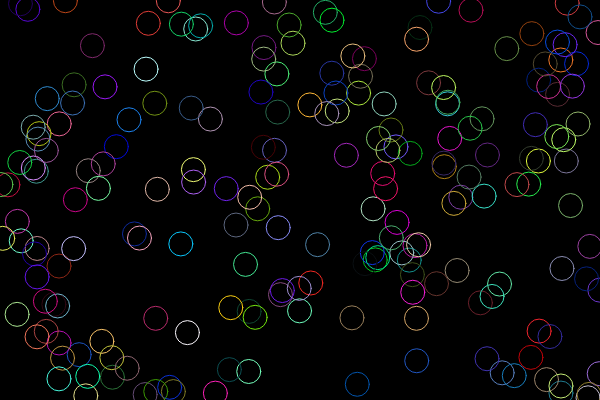
Frame 1 (no input)
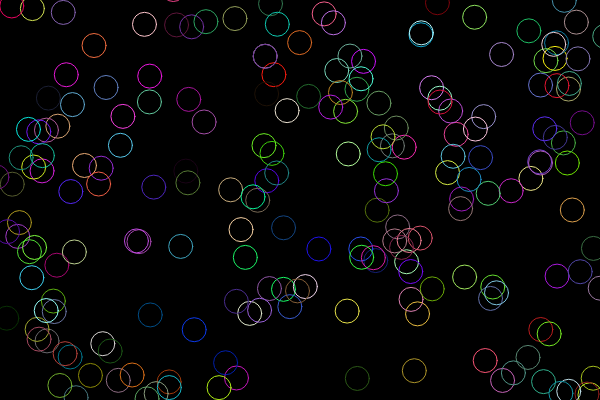
Frame 60 (no input)
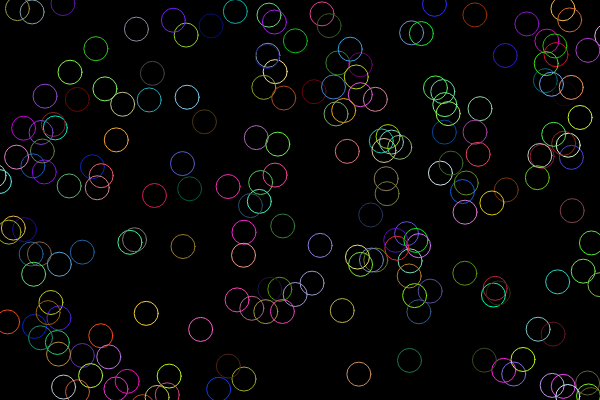
Frame 120 (the mouse pressed at the canvas centre since frame 60)

The p5.js sketch that drew these frames (run headless with seeded random() and noise() and a simulated clock; from frame 60 on, the mouse is pressed at the canvas centre):

// p5.js sketch
// ── sketch.js
var balls = [];

function setup() {
  createCanvas(600, 400);

  for (let i = 0; i < 200; i++) {
    balls.push(new Ball());
  }
}

function draw() {
  background(0);

  for (let i = 0; i < balls.length; i++) {
    balls[i].run();
  }
}

class Ball {
  constructor() {
    this.x = random(0, width);
    this.y = random(0, height);
  }
  run() {
    this.display();
    this.move();
  }
  display() {
    stroke(random(0, 255), random(0, 255), random(0, 255));
    noFill();
    ellipse(this.x, this.y, 24, 24);
  }

  move() {
    this.x += random(-1, 1);
    this.y += random(-1, 1);
  }
}
